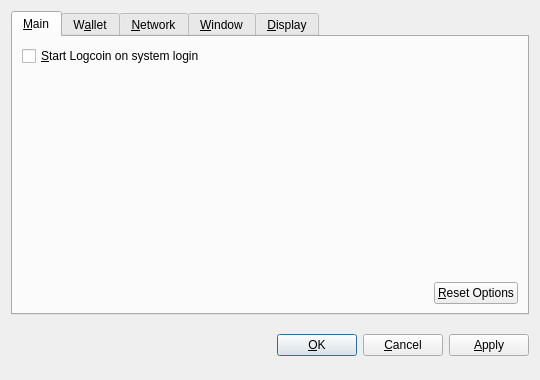
<?xml version="1.0" encoding="UTF-8"?>
<ui version="4.0">
 <class>OptionsDialog</class>
 <widget class="QDialog" name="OptionsDialog">
  <property name="geometry">
   <rect>
    <x>0</x>
    <y>0</y>
    <width>540</width>
    <height>380</height>
   </rect>
  </property>
  <property name="windowTitle">
   <string>Options</string>
  </property>
  <property name="modal">
   <bool>true</bool>
  </property>
  <layout class="QVBoxLayout" name="verticalLayout">
   <item>
    <widget class="QTabWidget" name="tabWidget">
     <property name="tabPosition">
      <enum>QTabWidget::North</enum>
     </property>
     <property name="currentIndex">
      <number>0</number>
     </property>
     <widget class="QWidget" name="tabMain">
      <attribute name="title">
       <string>&amp;Main</string>
      </attribute>
      <layout class="QVBoxLayout" name="verticalLayout_Main">
       <item>
        <widget class="QCheckBox" name="bitcoinAtStartup">
         <property name="toolTip">
          <string>Automatically start Logcoin after logging in to the system.</string>
         </property>
         <property name="text">
          <string>&amp;Start Logcoin on system login</string>
         </property>
        </widget>
       </item>
       <item>
        <spacer name="verticalSpacer_Main">
         <property name="orientation">
          <enum>Qt::Vertical</enum>
         </property>
         <property name="sizeHint" stdset="0">
          <size>
           <width>20</width>
           <height>40</height>
          </size>
         </property>
        </spacer>
       </item>
       <item>
        <layout class="QHBoxLayout" name="horizontalLayout_2_Main">
         <item>
          <spacer name="horizontalSpacer_2_Main">
           <property name="orientation">
            <enum>Qt::Horizontal</enum>
           </property>
           <property name="sizeHint" stdset="0">
            <size>
             <width>40</width>
             <height>20</height>
            </size>
           </property>
          </spacer>
         </item>
         <item>
          <widget class="QPushButton" name="resetButton">
           <property name="toolTip">
            <string>Reset all client options to default.</string>
           </property>
           <property name="text">
            <string>&amp;Reset Options</string>
           </property>
           <property name="autoDefault">
            <bool>false</bool>
           </property>
          </widget>
         </item>
        </layout>
       </item>
      </layout>
     </widget>
     <widget class="QWidget" name="tabWallet">
      <attribute name="title">
       <string>W&amp;allet</string>
      </attribute>
      <layout class="QVBoxLayout" name="verticalLayout_Network">
       <item>
        <widget class="QLabel" name="transactionFeeInfoLabel">
         <property name="text">
          <string>Optional transaction fee per kB that helps make sure your transactions are processed quickly. Most transactions are 1 kB.</string>
         </property>
         <property name="textFormat">
          <enum>Qt::PlainText</enum>
         </property>
         <property name="wordWrap">
          <bool>true</bool>
         </property>
        </widget>
       </item>
       <item>
        <layout class="QHBoxLayout" name="horizontalLayout_1_Main">
         <item>
          <widget class="QLabel" name="transactionFeeLabel">
           <property name="text">
            <string>Pay transaction &amp;fee</string>
           </property>
           <property name="textFormat">
            <enum>Qt::PlainText</enum>
           </property>
           <property name="buddy">
            <cstring>transactionFee</cstring>
           </property>
          </widget>
         </item>
         <item>
          <widget class="BitcoinAmountField" name="transactionFee"/>
         </item>
         <item>
          <spacer name="horizontalSpacer_1_Main">
           <property name="orientation">
            <enum>Qt::Horizontal</enum>
           </property>
           <property name="sizeHint" stdset="0">
            <size>
             <width>40</width>
             <height>20</height>
            </size>
           </property>
          </spacer>
         </item>
        </layout>
       </item>
       <item>
        <widget class="QLabel" name="label">
         <property name="text">
          <string>If you disable the spending of unconfirmed change, the change from a transaction cannot be used until that transaction has at least one confirmation. This also affects how your balance is computed.</string>
         </property>
         <property name="wordWrap">
          <bool>true</bool>
         </property>
        </widget>
       </item>
       <item>
        <widget class="QCheckBox" name="spendZeroConfChange">
         <property name="text">
          <string>Spend unconfirmed change  (experts only)</string>
         </property>
        </widget>
       </item>
       <item>
        <spacer name="verticalSpacer">
         <property name="orientation">
          <enum>Qt::Vertical</enum>
         </property>
         <property name="sizeHint" stdset="0">
          <size>
           <width>20</width>
           <height>40</height>
          </size>
         </property>
        </spacer>
       </item>
      </layout>
     </widget>
     <widget class="QWidget" name="tabNetwork">
      <attribute name="title">
       <string>&amp;Network</string>
      </attribute>
      <layout class="QVBoxLayout" name="verticalLayout_Network">
       <item>
        <widget class="QCheckBox" name="mapPortUpnp">
         <property name="toolTip">
          <string>Automatically open the Logcoin client port on the router. This only works when your router supports UPnP and it is enabled.</string>
         </property>
         <property name="text">
          <string>Map port using &amp;UPnP</string>
         </property>
        </widget>
       </item>
       <item>
        <widget class="QCheckBox" name="connectSocks">
         <property name="toolTip">
          <string>Connect to the Logcoin network through a SOCKS proxy (e.g. when connecting through Tor).</string>
         </property>
         <property name="text">
          <string>&amp;Connect through SOCKS proxy:</string>
         </property>
        </widget>
       </item>
       <item>
        <layout class="QHBoxLayout" name="horizontalLayout_Network">
         <item>
          <widget class="QLabel" name="proxyIpLabel">
           <property name="text">
            <string>Proxy &amp;IP:</string>
           </property>
           <property name="textFormat">
            <enum>Qt::PlainText</enum>
           </property>
           <property name="buddy">
            <cstring>proxyIp</cstring>
           </property>
          </widget>
         </item>
         <item>
          <widget class="QValidatedLineEdit" name="proxyIp">
           <property name="maximumSize">
            <size>
             <width>140</width>
             <height>16777215</height>
            </size>
           </property>
           <property name="toolTip">
            <string>IP address of the proxy (e.g. 127.0.0.1)</string>
           </property>
          </widget>
         </item>
         <item>
          <widget class="QLabel" name="proxyPortLabel">
           <property name="text">
            <string>&amp;Port:</string>
           </property>
           <property name="textFormat">
            <enum>Qt::PlainText</enum>
           </property>
           <property name="buddy">
            <cstring>proxyPort</cstring>
           </property>
          </widget>
         </item>
         <item>
          <widget class="QLineEdit" name="proxyPort">
           <property name="maximumSize">
            <size>
             <width>55</width>
             <height>16777215</height>
            </size>
           </property>
           <property name="toolTip">
            <string>Port of the proxy (e.g. 9050)</string>
           </property>
          </widget>
         </item>
         <item>
          <widget class="QLabel" name="socksVersionLabel">
           <property name="text">
            <string>SOCKS &amp;Version:</string>
           </property>
           <property name="textFormat">
            <enum>Qt::PlainText</enum>
           </property>
           <property name="buddy">
            <cstring>socksVersion</cstring>
           </property>
          </widget>
         </item>
         <item>
          <widget class="QValueComboBox" name="socksVersion">
           <property name="toolTip">
            <string>SOCKS version of the proxy (e.g. 5)</string>
           </property>
          </widget>
         </item>
         <item>
          <spacer name="horizontalSpacer_Network">
           <property name="orientation">
            <enum>Qt::Horizontal</enum>
           </property>
           <property name="sizeHint" stdset="0">
            <size>
             <width>40</width>
             <height>20</height>
            </size>
           </property>
          </spacer>
         </item>
        </layout>
       </item>
       <item>
        <spacer name="verticalSpacer_Network">
         <property name="orientation">
          <enum>Qt::Vertical</enum>
         </property>
         <property name="sizeHint" stdset="0">
          <size>
           <width>20</width>
           <height>40</height>
          </size>
         </property>
        </spacer>
       </item>
      </layout>
     </widget>
     <widget class="QWidget" name="tabWindow">
      <attribute name="title">
       <string>&amp;Window</string>
      </attribute>
      <layout class="QVBoxLayout" name="verticalLayout_Window">
       <item>
        <widget class="QCheckBox" name="minimizeToTray">
         <property name="toolTip">
          <string>Show only a tray icon after minimizing the window.</string>
         </property>
         <property name="text">
          <string>&amp;Minimize to the tray instead of the taskbar</string>
         </property>
        </widget>
       </item>
       <item>
        <widget class="QCheckBox" name="minimizeOnClose">
         <property name="toolTip">
          <string>Minimize instead of exit the application when the window is closed. When this option is enabled, the application will be closed only after selecting Quit in the menu.</string>
         </property>
         <property name="text">
          <string>M&amp;inimize on close</string>
         </property>
        </widget>
       </item>
       <item>
        <spacer name="verticalSpacer_Window">
         <property name="orientation">
          <enum>Qt::Vertical</enum>
         </property>
         <property name="sizeHint" stdset="0">
          <size>
           <width>20</width>
           <height>40</height>
          </size>
         </property>
        </spacer>
       </item>
      </layout>
     </widget>
     <widget class="QWidget" name="tabDisplay">
      <attribute name="title">
       <string>&amp;Display</string>
      </attribute>
      <layout class="QVBoxLayout" name="verticalLayout_Display">
       <item>
        <layout class="QHBoxLayout" name="horizontalLayout_1_Display">
         <item>
          <widget class="QLabel" name="langLabel">
           <property name="text">
            <string>User Interface &amp;language:</string>
           </property>
           <property name="textFormat">
            <enum>Qt::PlainText</enum>
           </property>
           <property name="buddy">
            <cstring>lang</cstring>
           </property>
          </widget>
         </item>
         <item>
          <widget class="QValueComboBox" name="lang">
           <property name="toolTip">
            <string>The user interface language can be set here. This setting will take effect after restarting Logcoin.</string>
           </property>
          </widget>
         </item>
        </layout>
       </item>
       <item>
        <layout class="QHBoxLayout" name="horizontalLayout_2_Display">
         <item>
          <widget class="QLabel" name="unitLabel">
           <property name="text">
            <string>&amp;Unit to show amounts in:</string>
           </property>
           <property name="textFormat">
            <enum>Qt::PlainText</enum>
           </property>
           <property name="buddy">
            <cstring>unit</cstring>
           </property>
          </widget>
         </item>
         <item>
          <widget class="QValueComboBox" name="unit">
           <property name="toolTip">
            <string>Choose the default subdivision unit to show in the interface and when sending coins.</string>
           </property>
          </widget>
         </item>
        </layout>
       </item>
       <item>
        <widget class="QCheckBox" name="displayAddresses">
         <property name="toolTip">
          <string>Whether to show Logcoin addresses in the transaction list or not.</string>
         </property>
         <property name="text">
          <string>&amp;Display addresses in transaction list</string>
         </property>
        </widget>
       </item>
       <item>
        <widget class="QCheckBox" name="coinControlFeatures">
         <property name="toolTip">
          <string>Whether to show coin control features or not.</string>
         </property>
         <property name="text">
          <string>Display coin &amp;control features (experts only!)</string>
         </property>
        </widget>
       </item>
       <item>
        <spacer name="verticalSpacer_Display">
         <property name="orientation">
          <enum>Qt::Vertical</enum>
         </property>
         <property name="sizeHint" stdset="0">
          <size>
           <width>20</width>
           <height>40</height>
          </size>
         </property>
        </spacer>
       </item>
      </layout>
     </widget>
    </widget>
   </item>
   <item>
    <layout class="QHBoxLayout" name="horizontalLayout_Buttons">
     <item>
      <spacer name="horizontalSpacer_1">
       <property name="orientation">
        <enum>Qt::Horizontal</enum>
       </property>
       <property name="sizeHint" stdset="0">
        <size>
         <width>40</width>
         <height>48</height>
        </size>
       </property>
      </spacer>
     </item>
     <item>
      <widget class="QLabel" name="statusLabel">
       <property name="font">
        <font>
         <weight>75</weight>
         <bold>true</bold>
        </font>
       </property>
       <property name="text">
        <string/>
       </property>
       <property name="textFormat">
        <enum>Qt::PlainText</enum>
       </property>
       <property name="wordWrap">
        <bool>true</bool>
       </property>
      </widget>
     </item>
     <item>
      <spacer name="horizontalSpacer_2">
       <property name="orientation">
        <enum>Qt::Horizontal</enum>
       </property>
       <property name="sizeHint" stdset="0">
        <size>
         <width>40</width>
         <height>48</height>
        </size>
       </property>
      </spacer>
     </item>
     <item>
      <widget class="QPushButton" name="okButton">
       <property name="text">
        <string>&amp;OK</string>
       </property>
      </widget>
     </item>
     <item>
      <widget class="QPushButton" name="cancelButton">
       <property name="text">
        <string>&amp;Cancel</string>
       </property>
       <property name="autoDefault">
        <bool>false</bool>
       </property>
      </widget>
     </item>
     <item>
      <widget class="QPushButton" name="applyButton">
       <property name="text">
        <string>&amp;Apply</string>
       </property>
       <property name="autoDefault">
        <bool>false</bool>
       </property>
      </widget>
     </item>
    </layout>
   </item>
  </layout>
 </widget>
 <customwidgets>
  <customwidget>
   <class>BitcoinAmountField</class>
   <extends>QSpinBox</extends>
   <header>bitcoinamountfield.h</header>
  </customwidget>
  <customwidget>
   <class>QValueComboBox</class>
   <extends>QComboBox</extends>
   <header>qvaluecombobox.h</header>
  </customwidget>
  <customwidget>
   <class>QValidatedLineEdit</class>
   <extends>QLineEdit</extends>
   <header>qvalidatedlineedit.h</header>
  </customwidget>
 </customwidgets>
 <resources/>
 <connections/>
</ui>
